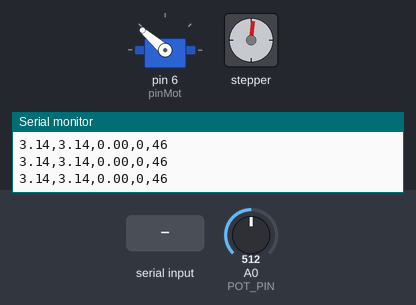
A sketch run on a simulated Arduino Uno, built with avr-gcc and run on an emulated ATmega328P. Parts: servo, stepper motor, the last lines printed to the serial monitor. The inputs (shaded band) are chosen by the test bench; at power-on: A0 (POT_PIN) = 512. Stepper angles assume 200 steps per turn.

Above: at 2.9 s.
3.0 s: A0 (POT_PIN) set to 716
At 3.35 s:
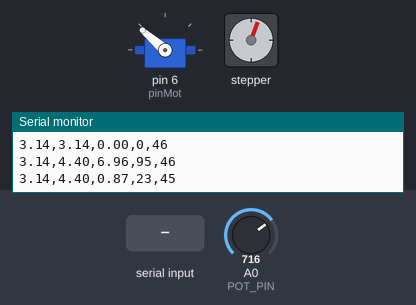
At 3.85 s:
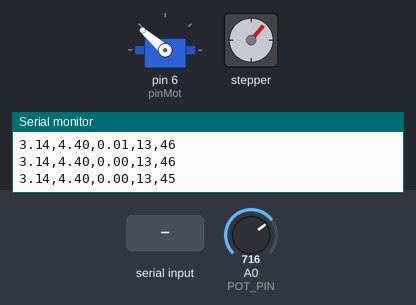
6.0 s: A0 (POT_PIN) set to 511
9.0 s: "1" received over Serial
At 9.18 s:
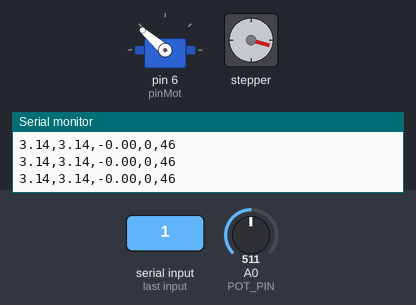
12.0 s: A0 (POT_PIN) set to 900
15.0 s: A0 (POT_PIN) set to 306
Timing chart, 0 to 25.0 s (numbered marks = the images above; inputs shaded):
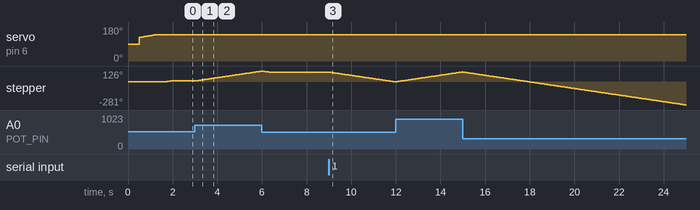

The sketch:

programme_complet.ino
```cpp
/*
 * Ce programme permet de controler l'orientation d'un solide sur un pivot vertical à partir d'un volant d'inertie
 *
 * le pas à pas est sur les pins 8 a 11
 *
 * ce programme reprend des parties des exemples de la librairie Stepper
 *
 * créé le 6 mars 2021
 * par Paul de La Sayette
 */
//librairies
#include <Servo.h>
#include <Stepper.h>

// pins
#define POT_PIN A0
#define pinMot 6

//constantes
#define pi 3.1416
#define stepsPerRevolution 200
#define processingOn true
#define tempsRafraichissement 100 //en ms

// constantes du correcteur
#define K 1.1
#define Td 45 //en ms
#define a 25

// variables golbales
float mesure; // en radian
float mesureOld = 0;// en radian
long int tempsOld = millis();//en ms
float deriv = 0; //en rad/s
long int derniereCom= millis();//en ms

float commande = 0; // en radian
float output; // en rad/s
int  motorSpeed=0;// en rpm

//objets
Servo moteur;
Stepper myStepper(stepsPerRevolution, 8, 9, 10, 11);


void setup() {
  Serial.begin(115200); // on définit un débit rapide pour ne pas ralentir l'arduino inutilement
  //while (!Serial) {}
  Serial.println("initialisation du port série");

  moteur.attach(pinMot,100,200);
  myStepper.setSpeed(10);
  delay(500);

  //initialisation du moteur
  moteur.write(125);
  // on place l'ESC a 0 pour enlever la securité, j'utilise un esc de voiture télécommandé
  //son 0 n'est donc en réalité pas à 100 (borne basse du PWM) mais à 120
  for(int i=125; i<140 ; i++){
    // 120 correspond donc à 25% de la vitesse maximale, on est donc environ à 2500 tr/min(vérifié au stroboscope)
    moteur.write(i);
    Serial.println(i);
    delay(50);
  }
  delay(500);
  Serial.println("moteur lancé");

  commande = float(analogRead(POT_PIN))/1023*2*pi;
  Serial.println("commande :" + String(commande));
}

void loop() {
  //calcul de motorSpeed par un correcteur PD/avance de phase
  mesure = float(analogRead(POT_PIN))/1023*2*pi;
  deriv = ((mesure - mesureOld)/(millis()-tempsOld)+deriv)/2;// on fait une moyenne glissante sur 2 points

  //stockage des anciennes mesures
  mesureOld = mesure;
  tempsOld = millis();

  output = K *((mesure-commande) + Td*a*deriv);
  motorSpeed = output/(2*pi)*60;//output est en radian par seconde, motorspeed en rpm
  setMotorSpeed();

  //on impose une durée de boucle minimum ce qui filtre les hautes fréquences
  while(millis()-tempsOld < Td){
    delay(1);
  }

  //on communique avec l'ordinateur tout les 100ms
  if (millis() - derniereCom >= tempsRafraichissement){
    com();
    derniereCom = millis();
  }
}
void com(){
  //communication avec l'ordinateur, j'utilise une synthaxe spaciale lorsque je fais des graphiques avec processing
  if (not processingOn ){
    Serial.print ("temps :" +String(millis()) + ", ");
    Serial.print ("mesure:" +String(mesure) + ", ");
    Serial.print("deriv:" + String(1000*deriv)+",");
    Serial.print ("commande :" +String(commande) + ", ");
    Serial.print ("output:" +String(output) + ", ");
    Serial.println ("motorSpeed:" +String(motorSpeed) );
  }
  else {
    Serial.print (String(commande) + ",");
    Serial.print (String(mesure)+",");
    Serial.print (String(1000*deriv)+",");
    Serial.print (String(motorSpeed)+ "," );
    Serial.println (String(millis()-tempsOld));
  }

  //l'ordinateur envoie "1" si il souhaite un échelon de 1 rad
  if (Serial.available() > 0) {
    if (Serial.read() == 49){ // 1 coorespond à 49 en ASCII
      commande = commande + 1;
    }
  }
}

void setMotorSpeed(){
  //on met a jour la vitesse du moteur et on lui fait se déplacer d'un pas
  if (motorSpeed > 60){//saturation haute
    myStepper.setSpeed(60);
    myStepper.step(1);
  }
  else if (motorSpeed > 0){//sens positif
    myStepper.setSpeed(motorSpeed+2);
    myStepper.step(1);
  }
  else if (motorSpeed < -60){//saturation basse
    myStepper.setSpeed(60);
    myStepper.step(-1);
  }
  else if (motorSpeed < 0) {//sens négatif
    myStepper.setSpeed(- motorSpeed+2);
    myStepper.step(-1);
  }
}
```

Measured:
- after the input at 3.0 s, stepper: keeps turning clockwise at about 40°/s, starting at once
- after the input at 9.0 s, stepper: keeps turning counter-clockwise at about 40°/s, starting after 0.09 s
